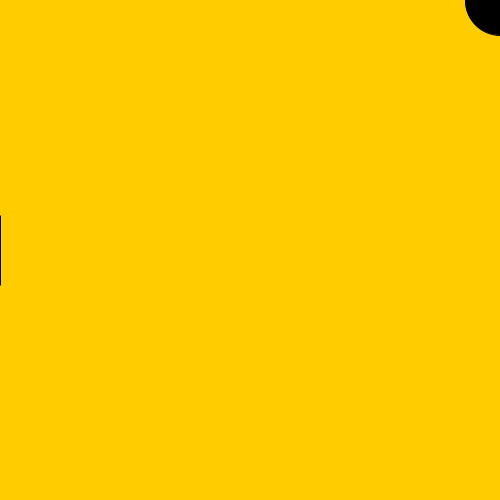
Frame 1 (no input)
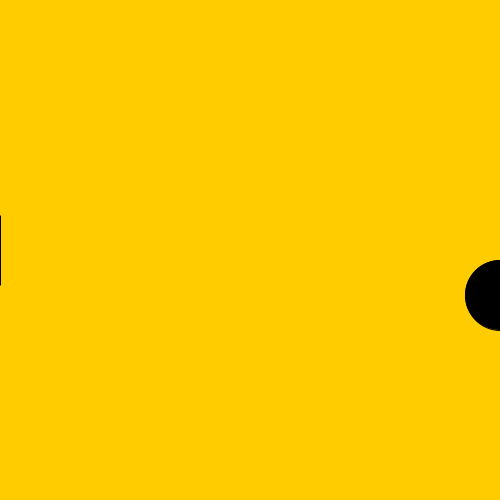
Frame 60 (the mouse pressed at the canvas centre just before this capture)
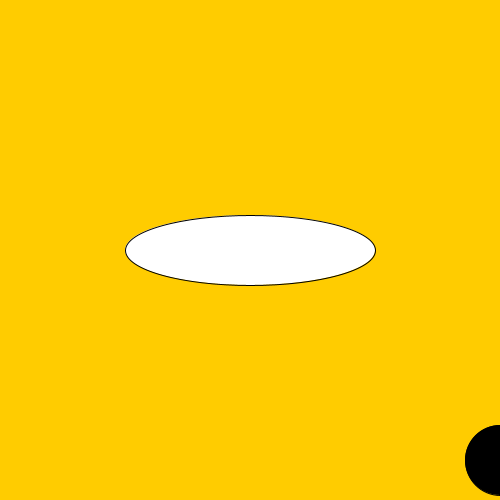
Frame 120 (the mouse held since frame 60 and released just before this capture)

The Processing sketch that drew these frames (run headless with seeded random() and noise(); from frame 60 on, the mouse is pressed at the canvas centre):

// Processing sketch: ex_23_1
// ── ex_23_1.pde
// ex 23.1
// Kirsten Low z3330533

float y =0.0;
void setup(){
  size(500,500);
  smooth();
  fill(255);
}

void draw(){
  background(255, 204, 0);
 fill(255);
  ellipse(mouseY,250,mouseY,70);
  y +=mouseX;
  if(y>width + 35) {
    y= -50.0;
  }
  fill(0);
  ellipse(width,y,70,70);
  y += 5;
  if(y>height + 35) {
    y= -50;
  }
}
